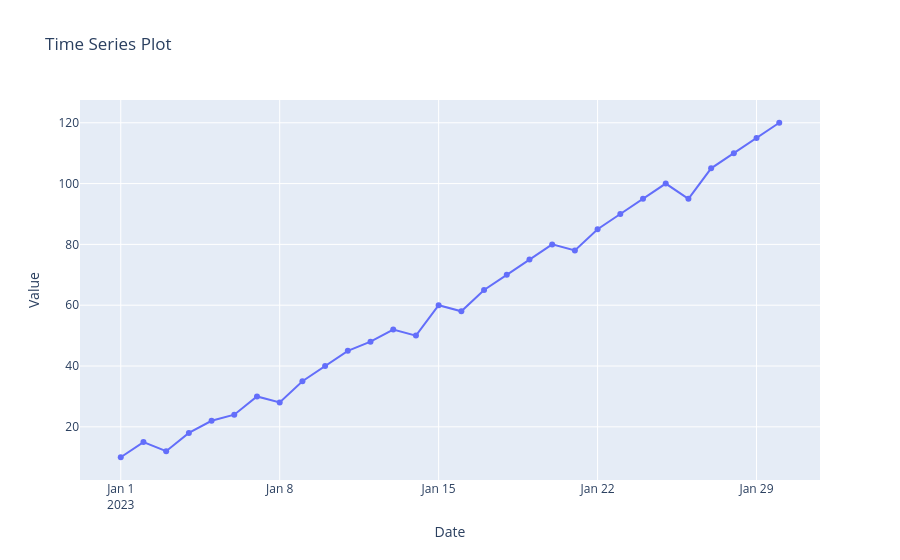

The notebook cell saved with this chart:
### Code cell
'''
WAPP to draw time series using plotly libraries
'''

import plotly.graph_objects as go
import pandas as pd

data={'Date':pd.date_range(start='2023-01-01',
                           periods=30,
                           freq='D'),
      'Value':[10,15,12,18,22,24,30,28,35,40,45,48,52,50,60,58,65,70,75,80,78,85,90,95,100,95,105,110,115,120]}

df=pd.DataFrame(data)

fig=go.Figure(data=go.Scatter(x=df['Date'],
                              y=df['Value'],
                              mode='lines+markers',
                              name='Time Series'))

fig.update_layout(xaxis_title='Date',
                  yaxis_title='Value',
                  title='Time Series Plot')

fig.show()

### Figure 1 — Plotly figure (JSON) as saved in the notebook; plotly's stock layout.template omitted (floating-point values rounded to 4 significant figures)
{"data": [{"mode": "lines+markers", "name": "Time Series", "type": "scatter", "x": ["2023-01-01T00:00:00", "2023-01-02T00:00:00", "2023-01-03T00:00:00", "2023-01-04T00:00:00", "2023-01-05T00:00:00", "2023-01-06T00:00:00", "2023-01-07T00:00:00", "2023-01-08T00:00:00", "2023-01-09T00:00:00", "2023-01-10T00:00:00", "2023-01-11T00:00:00", "2023-01-12T00:00:00", "2023-01-13T00:00:00", "2023-01-14T00:00:00", "2023-01-15T00:00:00", "2023-01-16T00:00:00", "2023-01-17T00:00:00", "2023-01-18T00:00:00", "2023-01-19T00:00:00", "2023-01-20T00:00:00", "2023-01-21T00:00:00", "2023-01-22T00:00:00", "2023-01-23T00:00:00", "2023-01-24T00:00:00", "2023-01-25T00:00:00", "2023-01-26T00:00:00", "2023-01-27T00:00:00", "2023-01-28T00:00:00", "2023-01-29T00:00:00", "2023-01-30T00:00:00"], "y": [10, 15, 12, 18, 22, 24, 30, 28, 35, 40, 45, 48, 52, 50, 60, 58, 65, 70, 75, 80, 78, 85, 90, 95, 100, 95, 105, 110, 115, 120]}], "layout": {"title": {"text": "Time Series Plot"}, "xaxis": {"title": {"text": "Date"}}, "yaxis": {"title": {"text": "Value"}}}}
